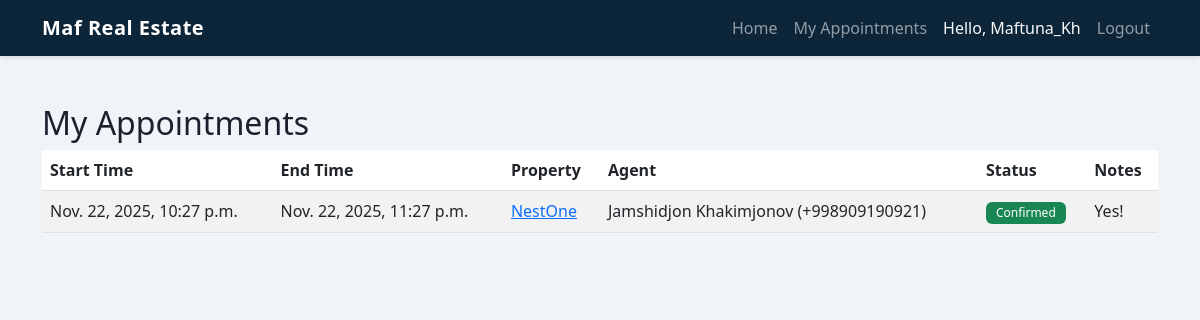
The page /appointments/ (signed in) on the database its author committed.
### listings/models.py (models this page shows, shortened)
class Appointment(models.Model):
    STATUS = (
        ('pending', 'Pending'),
        ('confirmed', 'Confirmed'),
        ('cancelled', 'Cancelled'),
    )
    property = models.ForeignKey(Property, on_delete=models.CASCADE, related_name='appointments')
    requester_user = models.ForeignKey(User, on_delete=models.CASCADE, related_name='appointments')
    agent = models.ForeignKey(AgentProfile, on_delete=models.CASCADE, related_name='agent_appointments')
    start_time = models.DateTimeField()
    end_time = models.DateTimeField()
    status = models.CharField(max_length=20, choices=STATUS, default='pending')
    created_at = models.DateTimeField(auto_now_add=True)
    message = models.TextField(blank=True)
    class Meta:
        ordering = ['-start_time']

class Property(models.Model):
    TYPES = (
        ('sale', 'For Sale'),
        ('rent', 'For Rent'),
    )
    agent = models.ForeignKey(AgentProfile, on_delete=models.CASCADE, related_name='properties')
    title = models.CharField(max_length=200)
    description = models.TextField()
    property_type = models.CharField(max_length=10, choices=TYPES, default='sale', verbose_name="Type")
    price = models.DecimalField(max_digits=12, decimal_places=2)
    bedrooms = models.IntegerField()
    bathrooms = models.IntegerField()
    area = models.DecimalField(max_digits=8, decimal_places=2, help_text="Square meters")
    floors_total = models.IntegerField()
    city = models.CharField(max_length=100)
    address = models.CharField(max_length=255)
    has_gas = models.BooleanField(default=False)
    has_electricity = models.BooleanField(default=False)
    has_internet = models.BooleanField(default=False)
    year_built = models.IntegerField()
    last_major_renovation_at = models.DateField(blank=True, null=True)
    published_at = models.DateTimeField(auto_now_add=True)
    image = models.ImageField(upload_to='properties/', blank=True, null=True)

### accounts/models.py (models this page shows, shortened)
class AgentProfile(models.Model):
    user = models.OneToOneField(User, on_delete=models.CASCADE, related_name='agent_profile')
    bio = models.TextField(blank=True)
    agency_name = models.CharField(max_length=100)
    phone = models.CharField(max_length=20)

### listings/views.py (the view)
# urls.py: path('appointments/', views.my_appointments, name='my_appointments'),
@login_required
def my_appointments(request):
    user = request.user
    if hasattr(user, 'agent_profile'):
        appointments = Appointment.objects.filter(agent=user.agent_profile)
        is_agent = True
    else:
        appointments = Appointment.objects.filter(requester_user=user)
        is_agent = False
    return render(request, 'listings/appointments.html', {'appointments': appointments, 'is_agent': is_agent})

### templates/listings/appointments.html (shortened to what this page needs)
{% extends 'base.html' %}
{% block content %}
<h2>My Appointments</h2>
<div class="table-responsive">
    <table class="table table-striped">
        <thead>
            <tr>
                <th>Start Time</th>
                <th>End Time</th>
                <th>Property</th>
                <th>{% if is_agent %}Requester{% else %}Agent{% endif %}</th>
                <th>Status</th>
                <th>Notes</th>
            </tr>
        </thead>
        <tbody>
            {% for appt in appointments %}
            <tr>
                <td>{{ appt.start_time }}</td>
                <td>{{ appt.end_time }}</td>
                <td><a href="{% url 'property_detail' appt.property.pk %}">{{ appt.property.title }}</a></td>
                <td>
                    {% if is_agent %}
                    {{ appt.requester_user.get_full_name }} ({{ appt.requester_user.buyer_profile.phone }})
                    {% else %}
                    {{ appt.agent.user.get_full_name }} ({{ appt.agent.phone }})
                    {% endif %}
                </td>
                <td>
                    <span
                        class="badge bg-{% if appt.status == 'confirmed' %}success{% elif appt.status == 'cancelled' %}danger{% else %}warning{% endif %}">
                        {{ appt.get_status_display }}
                    </span>
                </td>
                <td>{{ appt.message }}</td>
            </tr>
            {% empty %}
            <tr>
                <td colspan="7" class="text-center">No appointments found.</td>
            </tr>
            {% endfor %}
        </tbody>
    </table>
</div>
{% endblock %}

### templates/base.html (shortened to what this page needs)
<!DOCTYPE html>
{% load static %}
<html lang="en">
<head>
    <link href="https://cdn.jsdelivr.net/npm/bootstrap@5.3.0/dist/css/bootstrap.min.css" rel="stylesheet">
    <link href="{% static 'css/style.css' %}" rel="stylesheet">
</head>
<body>
    <nav class="navbar navbar-expand-lg navbar-dark fixed-top">
        <div class="container">
            <a class="navbar-brand" href="{% url 'home' %}">Maf Real Estate</a>
            <div class="collapse navbar-collapse" id="navbarNav">
                <ul class="navbar-nav ms-auto">
                    <li class="nav-item"><a class="nav-link" href="{% url 'home' %}">Home</a></li>
                    {% if user.is_authenticated %}
                    <li class="nav-item"><a class="nav-link" href="{% url 'my_appointments' %}">My Appointments</a></li>
                    <li class="nav-item">
                        <a class="nav-link text-light" href="{% url 'profile' %}">Hello, {{ user.username }}</a>
                    </li>
                    <li class="nav-item">
                        <form action="{% url 'logout' %}" method="post" class="d-inline">
                            <button type="submit" class="btn btn-link nav-link"
                                style="text-decoration: none;">Logout</button>
                        </form>
                    </li>
                    {% else %}
                    <li class="nav-item"><a class="nav-link" href="{% url 'login' %}">Login</a></li>
                    <li class="nav-item"><a class="nav-link" href="{% url 'register' %}">Register</a></li>
                    {% endif %}
                </ul>
            </div>
        </div>
    </nav>
    <div class="container mt-4">
        {% block content %}{% endblock %}
    </div>
</body>
</html>

### static/css/style.css (style rules this page uses)
body { background-color: #f0f4f8; font-family: 'Segoe UI', Tahoma, Geneva, Verdana, sans-serif; color: #1a202c; padding-top: 80px; }
.navbar { background-color: #0d2538 !important; box-shadow: 0 2px 4px rgba(0,0,0,0.1); }
.navbar-brand { font-weight: 700; letter-spacing: 0.5px; }
.badge { border-radius: 6px; font-weight: 500; padding: 5px 10px; }

### rows shown on the page
Appointment: start_time "Nov. 22, 2025, 10:27 p.m.", end_time "Nov. 22, 2025, 11:27 p.m.", property "NestOne", agent.user.get_full_name "Jamshidjon Khakimjonov", agent.phone "+998909190921", status "Confirmed", message "Yes!"

### other values the page prints
{{ user.username }} "Maftuna_Kh"
